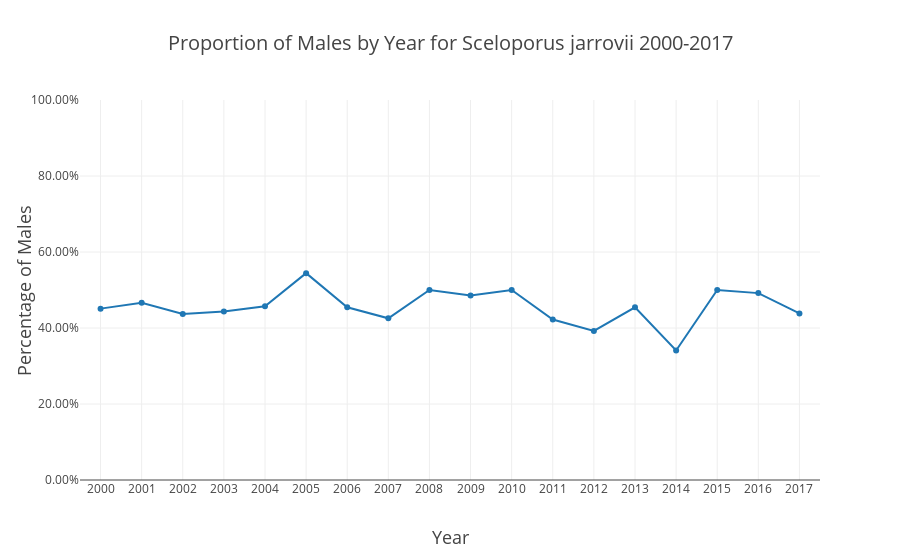

Notebook code for this chart:
### Code cell
Sjarrovii = go.Scatter(x = populationSize_sex.loc[(populationSize_sex.propMale.notna())].year
           , y = populationSize_sex.loc[(populationSize_sex.propMale.notna())].propMale
          ,name = 'S. jarrovii')
data = [Sjarrovii]
layout = go.Layout(
    title = 'Proportion of Males by Year for Sceloporus jarrovii 2000-2017',
    titlefont = dict(
        size = 20),
    xaxis = dict(
        dtick = 1,
        title = 'Year',
        titlefont = dict(
            size = 18),
        range = [1999.5,2017.5]),
    yaxis = dict(
        tickformat = ".2%",
        title = 'Percentage of Males',
        titlefont = dict(
            size = 18),
    range = [0,1])
    
)
fig = go.Figure(
        data = data,
        layout = layout)
plot(fig, filename = 'Proportion of Males by Species and Year for Sceloporus jarrovii 2000-2017.html')
iplot(fig, filename = 'Proportion of Males by Species and Year for Sceloporus jarrovii 2000-2017.html')

### Figure 1 — Plotly figure (JSON) as saved in the notebook; plotly's stock layout.template omitted (floating-point values rounded to 4 significant figures)
{"data": [{"name": "S. jarrovii", "type": "scatter", "uid": "3699e9d2-1468-4a27-bb4d-1f7b96c9355c", "x": [2000, 2001, 2002, 2003, 2004, 2005, 2006, 2007, 2008, 2009, 2010, 2011, 2012, 2013, 2014, 2015, 2016, 2017], "y": [0.451, 0.4667, 0.437, 0.4433, 0.4571, 0.5443, 0.4545, 0.4255, 0.5, 0.4857, 0.5, 0.4222, 0.3922, 0.4545, 0.3409, 0.5, 0.4918, 0.4384]}], "layout": {"title": {"font": {"size": 20}, "text": "Proportion of Males by Year for Sceloporus jarrovii 2000-2017"}, "xaxis": {"dtick": 1, "range": [2000.0, 2018.0], "title": {"font": {"size": 18}, "text": "Year"}}, "yaxis": {"range": [0, 1], "tickformat": ".2%", "title": {"font": {"size": 18}, "text": "Percentage of Males"}}}}
